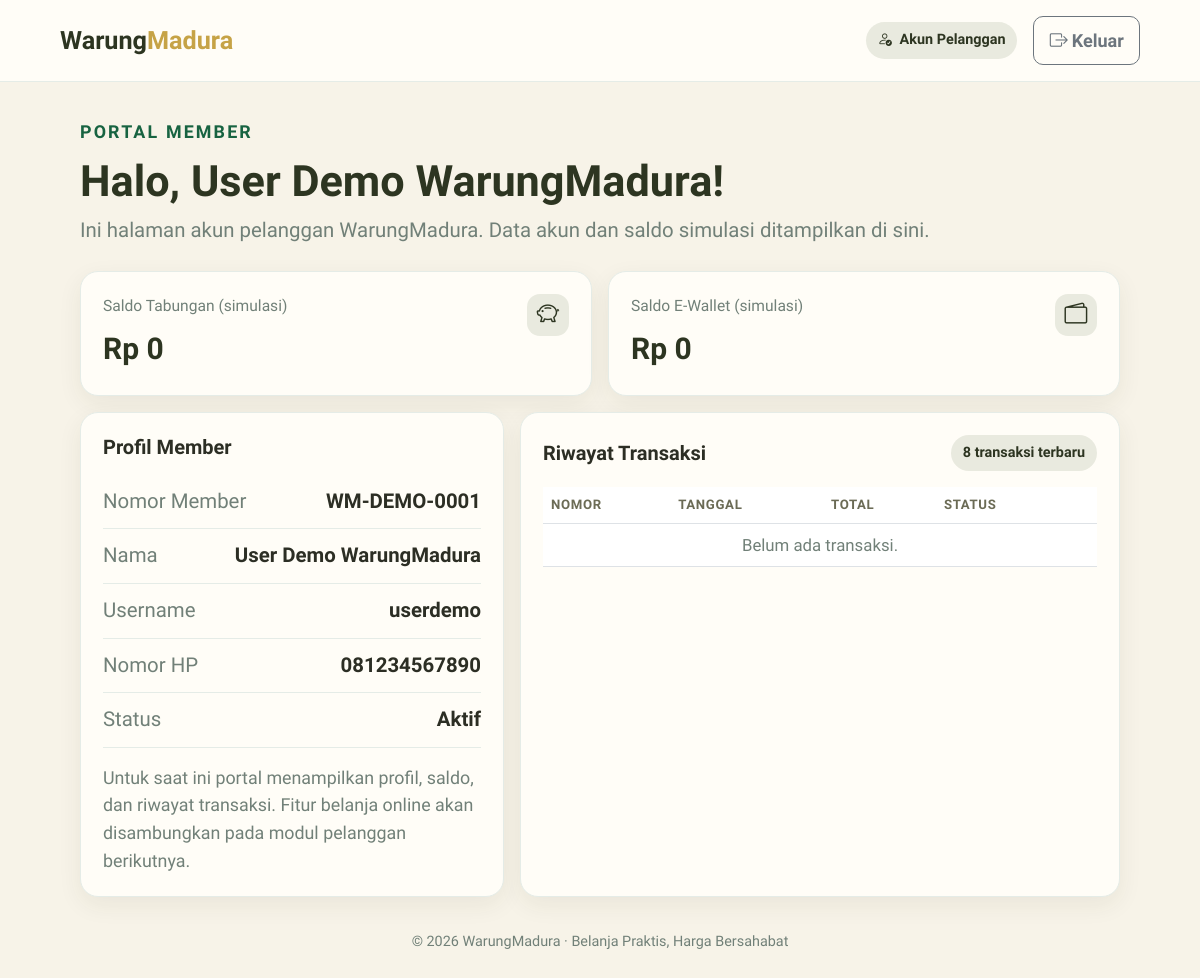
Screenshot of /index.php?page=portal (signed in) with the database file from the repository.
### tables this page shows
CREATE TABLE IF NOT EXISTS tbl_pelanggan (
  id_pelanggan INT UNSIGNED AUTO_INCREMENT PRIMARY KEY,
  id_pengguna INT UNSIGNED NULL UNIQUE,
  no_member VARCHAR(30) NOT NULL UNIQUE,
  rfid_uid VARCHAR(80) NULL UNIQUE,
  nama_pelanggan VARCHAR(120) NOT NULL,
  no_hp VARCHAR(25) NULL,
  email VARCHAR(120) NULL,
  alamat TEXT NULL,
  kota VARCHAR(80) NULL,
  status_member ENUM('aktif','nonaktif') NOT NULL DEFAULT 'aktif',
  created_at DATETIME NOT NULL DEFAULT CURRENT_TIMESTAMP,
  CONSTRAINT fk_pelanggan_pengguna FOREIGN KEY (id_pengguna)
    REFERENCES tbl_pengguna(id_pengguna) ON UPDATE CASCADE ON DELETE SET NULL,
  INDEX idx_pelanggan_nama (nama_pelanggan),
  INDEX idx_pelanggan_hp (no_hp)
);

### app/helpers.php (called while the page is built, shortened)
<?php
function e(mixed $value): string
{
    return htmlspecialchars((string)($value ?? ''), ENT_QUOTES | ENT_SUBSTITUTE, 'UTF-8');
}
function url(string $page = 'dashboard', array $params = []): string
{
    $query = array_merge(['page' => $page], $params);
    return BASE_URL . '/index.php?' . http_build_query($query);
}

### app/Auth.php (called while the page is built, shortened)
<?php
final class Auth
{
    public static function user(): ?array
    {
        return $_SESSION['user'] ?? null;
    }
}

### pages/portal.php (the view, shortened to what this page needs)
<?php
$loggedUser = Auth::user();
$profileStmt = $db->prepare("SELECT p.* FROM tbl_pelanggan p WHERE p.id_pengguna=? LIMIT 1");
$profileStmt->execute([(int)$loggedUser['id_pengguna']]);
$profile = $profileStmt->fetch();
$balances = ['tabungan'=>0.0, 'ewallet'=>0.0];
$transactions = [];
if ($profile) {
    $balanceStmt = $db->prepare('SELECT jenis_saldo,saldo FROM tbl_saldo_pelanggan WHERE id_pelanggan=?');
    $balanceStmt->execute([(int)$profile['id_pelanggan']]);
    foreach ($balanceStmt->fetchAll() as $balance) $balances[$balance['jenis_saldo']] = (float)$balance['saldo'];
    $trxStmt = $db->prepare('SELECT id_transaksi,kode_transaksi,tanggal_transaksi,total_belanja,status_pembayaran,status_pesanan FROM tbl_transaksi WHERE id_pelanggan=? ORDER BY id_transaksi DESC LIMIT 8');
    $trxStmt->execute([(int)$profile['id_pelanggan']]);
    $transactions = $trxStmt->fetchAll();
}
function portal_money($value): string { return 'Rp ' . number_format((float)$value, 0, ',', '.'); }
?>
<!doctype html>
<html lang="id"><head>
<link href="https://cdn.jsdelivr.net/npm/bootstrap@5.3.8/dist/css/bootstrap.min.css" rel="stylesheet">
<link rel="stylesheet" href="https://cdn.jsdelivr.net/npm/bootstrap-icons@1.13.1/font/bootstrap-icons.min.css">
<link rel="stylesheet" href="<?=e(BASE_URL)?>/assets/css/app.css?v=6">
</head><body>
<header class="top"><a class="logo" href="<?=e(url('portal'))?>">Warung<span>Madura</span></a><div class="d-flex align-items-center gap-3"><span class="pill"><i class="bi bi-person-check me-1"></i> Akun Pelanggan</span><a class="btn btn-outline-secondary btn-sm" href="<?=e(url('logout'))?>"><i class="bi bi-box-arrow-right me-1"></i>Keluar</a></div></header>
<main class="wrap">
<div class="welcome"><small>PORTAL MEMBER</small><h1>Halo, <?=e($profile['nama_pelanggan'] ?? $loggedUser['nama_lengkap'])?>!</h1><p>Ini halaman akun pelanggan WarungMadura. Data akun dan saldo simulasi ditampilkan di sini.</p></div>
<?php if(!$profile):?><div class="alert alert-warning">Akun ini belum terhubung ke profil pelanggan. Silakan hubungi Admin WarungMadura untuk menghubungkan nomor member.</div><?php else:?>
<div class="row g-3 mb-3"><div class="col-md-6"><div class="cardbox"><div class="d-flex justify-content-between"><div><div class="balance-label">Saldo Tabungan (simulasi)</div><div class="balance-value"><?=portal_money($balances['tabungan'])?></div></div><div class="mini-icon"><i class="bi bi-piggy-bank"></i></div></div></div></div><div class="col-md-6"><div class="cardbox"><div class="d-flex justify-content-between"><div><div class="balance-label">Saldo E-Wallet (simulasi)</div><div class="balance-value"><?=portal_money($balances['ewallet'])?></div></div><div class="mini-icon"><i class="bi bi-wallet2"></i></div></div></div></div></div>
<div class="row g-3"><div class="col-lg-5"><div class="cardbox"><h5 class="fw-bold mb-3">Profil Member</h5><div class="profile-line"><span>Nomor Member</span><b><?=e($profile['no_member'])?></b></div><div class="profile-line"><span>Nama</span><b><?=e($profile['nama_pelanggan'])?></b></div><div class="profile-line"><span>Username</span><b><?=e($loggedUser['username'])?></b></div><div class="profile-line"><span>Nomor HP</span><b><?=e($profile['no_hp']?:'—')?></b></div><div class="profile-line"><span>Status</span><b><?=e(ucfirst($profile['status_member']))?></b></div><p class="muted small mt-3 mb-0">Untuk saat ini portal menampilkan profil, saldo, dan riwayat transaksi. Fitur belanja online akan disambungkan pada modul pelanggan berikutnya.</p></div></div>
<div class="col-lg-7"><div class="cardbox"><div class="d-flex align-items-center justify-content-between mb-3"><h5 class="fw-bold mb-0">Riwayat Transaksi</h5><span class="pill">8 transaksi terbaru</span></div><div class="table-responsive"><table class="table align-middle"><thead><tr><th>Nomor</th><th>Tanggal</th><th>Total</th><th>Status</th><th></th></tr></thead><tbody><?php if(!$transactions):?><tr><td colspan="5" class="empty">Belum ada transaksi.</td></tr><?php endif;?></tbody></table></div></div></div></div>
<?php endif;?>
<footer>© <?=date('Y')?> WarungMadura · <?=e(APP_TAGLINE)?></footer>
</main></body></html>

### assets/css/app.css (style rules this page uses)
:root { --green:#414b2d;--green-dark:#2d3521;--green-soft:#e9eadf;--ink:#2c2e24;--muted:#777766;--line:#e8e1cf;--surface:#fffdf7;--canvas:#f7f3e8;--orange:#e7c86d;--cream:#f1ead8;--yellow-soft:#fbf2d5;--shadow:0 8px 28px rgba(53,53,33,.07) }
* { box-sizing:border-box }
html { font-size:16px }
body { font-family:'Lexend',sans-serif;background:var(--canvas);color:var(--ink);font-size:1.2rem;line-height:1.55 }
a { text-decoration:none }
.btn { border-radius:10px;font-weight:600;padding:.62rem .95rem;font-size:1.128rem;transition:transform .2s,box-shadow .2s,background .2s }
body { font-size:20.4px }
:root { color-scheme:light }
body { background:var(--canvas);color:var(--ink) }
.top,.cardbox { background:#fffdf7 }
.pill,.mini-icon { background:#e9eadf;color:#3d472a }
.logo span { color:#c6a346 }
body { background:var(--canvas)!important;color:var(--ink)!important }
.top,.cardbox { background:var(--surface)!important;border-color:var(--line)!important }
.top { border-bottom-color:var(--line)!important }
.logo,.welcome h1,.balance-value { color:var(--green-dark)!important }
.logo span { color:#c6a346!important }
.pill,.mini-icon { background:var(--green-soft)!important;color:var(--green-dark)!important }
.welcome small { color:var(--green)!important }
.cardbox { box-shadow:0 8px 24px rgba(53,53,33,.07)!important }
.table th { color:#6b6b55!important }
.empty,.muted,footer { color:var(--muted)!important }

### pages/portal.php (style rules this page uses)
:root { --green:#176341;--deep:#123e2b;--muted:#718078;--line:#e5ece7;--bg:#f5f8f5 }
* { box-sizing:border-box }
body { margin:0;background:var(--bg);font-family:Lexend,system-ui,-apple-system,"Segoe UI",sans-serif;color:#20342a }
.top { background:#fff;border-bottom:1px solid var(--line);padding:16px max(22px,calc((100% - 1080px)/2));display:flex;align-items:center;justify-content:space-between;gap:18px }
.logo { font-weight:850;font-size:25.2px;color:var(--deep);text-decoration:none }
.logo span { color:#4e9b70 }
.pill { background:#eaf5ee;color:#176341;border-radius:30px;padding:7px 12px;font-size:14.4px;font-weight:700 }
.wrap { max-width:1080px;margin:34px auto;padding:0 20px }
.welcome { margin-bottom:24px }
.welcome small { color:var(--green);font-weight:800;letter-spacing:.12em }
.welcome h1 { font-size:clamp(31.2px,4.8vw,43.2px);font-weight:800;margin:8px 0 }
.welcome p { color:var(--muted);margin:0 }
.cardbox { background:white;border:1px solid var(--line);border-radius:18px;padding:22px;height:100%;box-shadow:0 8px 24px rgba(20,60,38,.035) }
.balance-label { color:var(--muted);font-size:15.6px }
.balance-value { font-size:30px;font-weight:850;color:var(--deep);margin-top:8px }
.mini-icon { width:42px;height:42px;display:grid;place-items:center;border-radius:13px;background:#eaf5ee;color:var(--green);font-size:22.8px }
.profile-line { display:flex;justify-content:space-between;gap:16px;padding:11px 0;border-bottom:1px solid var(--line) }
.profile-line span { color:var(--muted) }
.table { font-size:16.8px }
.table th { color:#68786e;font-size:13.2px;text-transform:uppercase;letter-spacing:.05em }
.muted { color:var(--muted) }
.empty { padding:30px;text-align:center;color:var(--muted) }
footer { margin:34px 0 12px;text-align:center;color:#87958c;font-size:14.4px }

### rows the page displays
tbl_pelanggan: nama_pelanggan "User Demo WarungMadura", no_member "WM-DEMO-0001", no_hp "081234567890", status_member "Aktif"

### other values shown
portal_money($balances['tabungan']) "Rp 0"
portal_money($balances['ewallet']) "Rp 0"
$loggedUser['username'] "userdemo"
APP_TAGLINE "Belanja Praktis, Harga Bersahabat"
